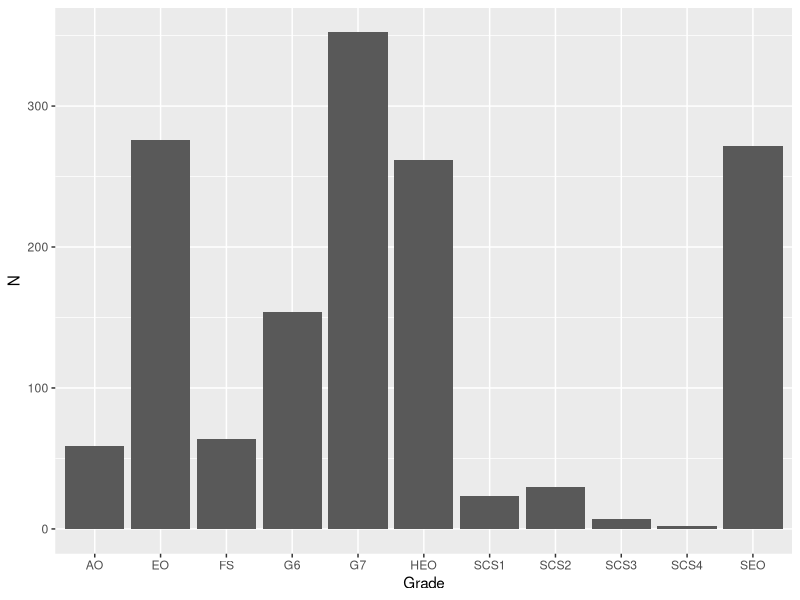

This chart was generated by the following R code:
## ---- chunk 1
knitr::opts_chunk$set(collapse = TRUE)
library("data.table")
library("here")
library("ggplot2")
## ---- chunk 2
c <- read.csv(here("static", "data", "Open Government Licence","department-of-health__31-03-2016__dh_010416-DH-Organogram-junior.csv"), stringsAsFactors = FALSE)
d <-read.csv(here("static", "data","Open Government Licence", "department-of-health__31-03-2016__dh_010416-DH-Organogram-senior.csv"), stringsAsFactors = FALSE)

c <- as.data.table(c)
d<- as.data.table(d)
## ---- chunk 3
juniors = c[,.(N=sum(Number.of.Posts.in.FTE),min=min(Payscale.Minimum....),max=max(Payscale.Maximum....)),by=Grade]
seniors = d[!(Name %in% c("N/D","ELIMINIATED", "VACANT")),.(N=sum(FTE),min=max(Actual.Pay.Floor....),max=max(Actual.Pay.Ceiling....)),by=Grade..or.equivalent.]
## ---- chunk 4
combined <- rbindlist(list(juniors,seniors))

combined <- combined[order(min)] 

combined[,cumulative:=cumsum(N)]

total_staff <- combined[,sum(N)]
median_record <- combined[cumulative>total_staff/2][1]
median_salary = median_record[,min]
## ---- chunk 5
total_bill_min <- combined[,sum(N*min)]
total_hours <- (365.25 / 7 * 5 - 25 -9) * (37/5)

avg_hourly <- median_salary/total_hours 
avg_minutely <- avg_hourly/60
## ---- chunk 6
total_staff

median_salary

total_bill_min

avg_hourly

ggplot(data=combined, aes(Grade, N)) + geom_col()
